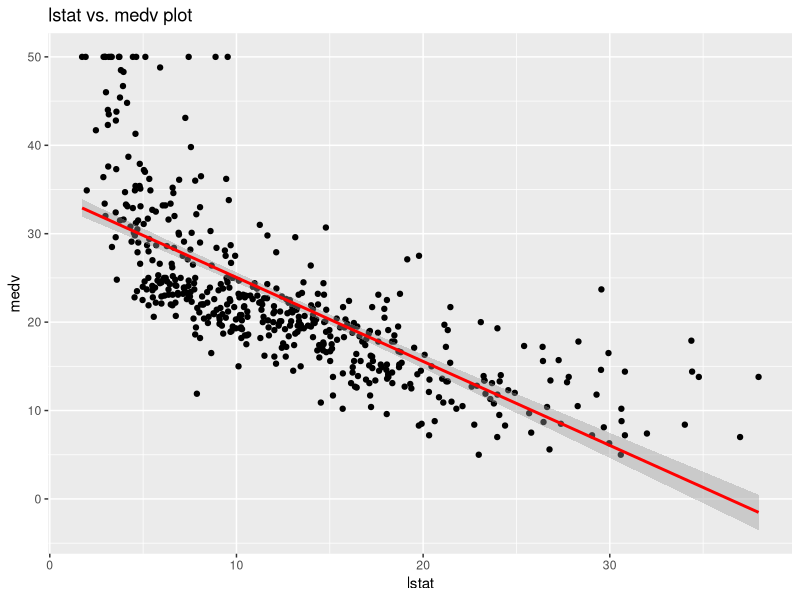
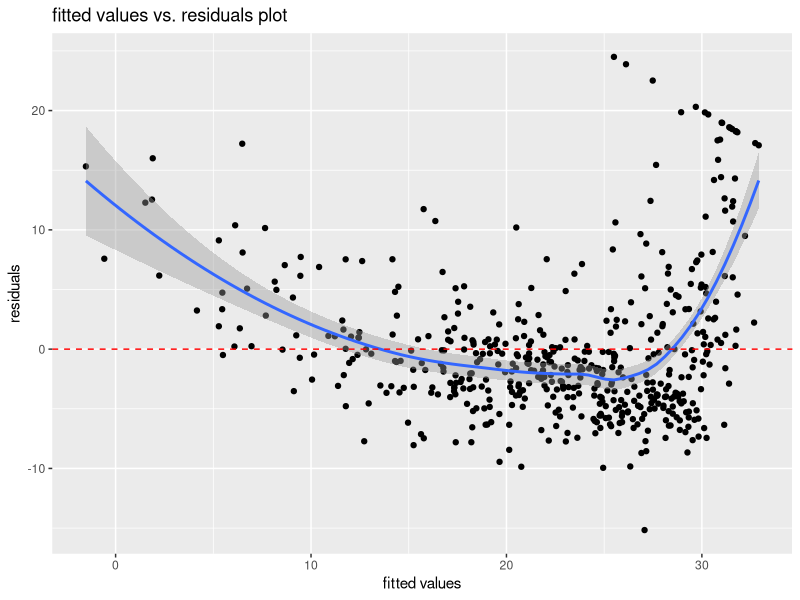
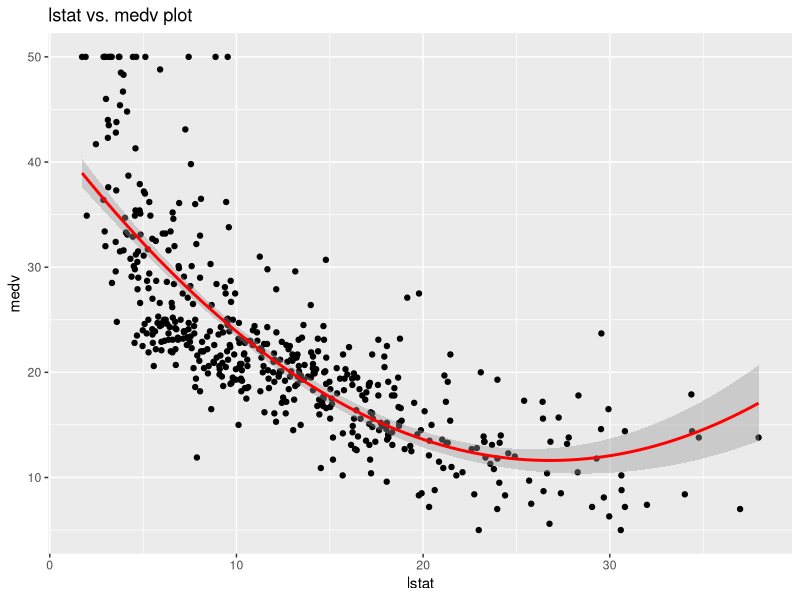

These charts were generated, in order, by the following R code:

set.seed(123)
library(MASS)
library(ggplot2)
#load of Boston sample
data= data.frame(Boston)

x = data$lstat
y = data$medv
# fit the model
model <- lm(y ~ x, data=data)
summary(model)

# plot of the resulting fit
p1 = ggplot(data, aes(x = x, y = y))
p1 <- p1 + geom_point()
p1 <- p1 + stat_smooth(method = "lm", col = "red")
p1 <- p1 + labs(x = "lstat", y="medv", title="lstat vs. medv plot")
p1

# plot fitted values vs residuals
p2<-ggplot(model, aes(.fitted, .resid))
p2 <- p2 + geom_point()
p2 <- p2 + stat_smooth(method="loess")+geom_hline(yintercept=0, col="red", linetype="dashed")
p2 <- p2 + labs(x = "fitted values", y="residuals", title="fitted values vs. residuals plot")
p2

# prediction of 5, 10, 15 with C.I and P.I
CI_5 <- predict(model, newdata=data.frame(x=5), interval="confidence", level = 0.95)
PI_5 <- predict(model, newdata=data.frame(x=5), interval="prediction", level = 0.95)

CI_10 <- predict(model, newdata=data.frame(x=10), interval="confidence", level = 0.95)
PI_10 <- predict(model, newdata=data.frame(x=10), interval="prediction", level = 0.95)

CI_15 <- predict(model, newdata=data.frame(x=15), interval="confidence", level = 0.95)
PI_15 <- predict(model, newdata=data.frame(x=15), interval="prediction", level = 0.95)


# modification of the regression to include lstat^2
model2<-lm(y~poly(x,2))
#comparison of R squared
R_2_model=summary(model)$r.squared
R_2_model2=summary(model2)$r.squared

# plot of the resulting fit
p3 = ggplot(data, aes(x = x, y = y))
p3 <- p3 + geom_point()
p3 <- p3 + stat_smooth(method = "lm", formula = y ~ x + I(x^2), col = "red")
p3 <- p3 + labs(x = "lstat", y="medv", title="lstat vs. medv plot")
p3

